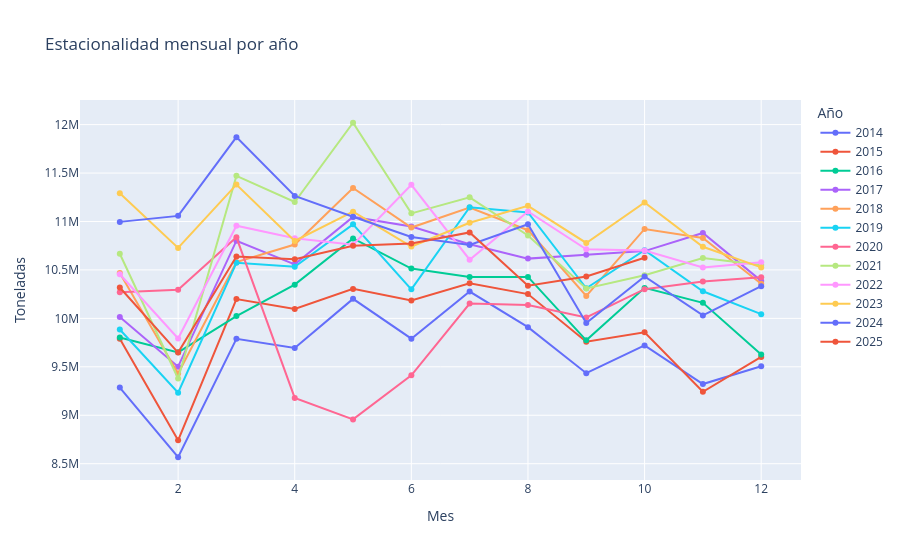

Notebook source saved alongside this figure:
### Code cell
import plotly.express as px # lo cabie a potly para que puedan verse mejor los datos, y se vean mejores las graficas

df_season = ts_m.to_frame(name='ton_netas')

df_season['anio'] = df_season.index.year
df_season['mes'] = df_season.index.month

fig = px.line(
    df_season,
    x='mes',
    y='ton_netas',
    color='anio',
    markers=True,
    title="Estacionalidad mensual por año",
    labels={'mes':'Mes','ton_netas':'Toneladas','anio':'Año'}
)

fig.show()

### Figure 1 — Plotly figure (JSON) as saved in the notebook; plotly's stock layout.template omitted (floating-point values rounded to 4 significant figures)
{"data": [{"hovertemplate": "Año=2014<br>Mes=%{x}<br>Toneladas=%{y}<extra></extra>", "legendgroup": "2014", "line": {"color": "#636efa", "dash": "solid"}, "marker": {"symbol": "circle"}, "mode": "lines+markers", "name": "2014", "orientation": "v", "showlegend": true, "type": "scatter", "x": [1, 2, 3, 4, 5, 6, 7, 8, 9, 10, 11, 12], "xaxis": "x", "y": [9286000.0, 8566000.0, 9789000.0, 9694000.0, 10200000.0, 9790000.0, 10280000.0, 9909000.0, 9434000.0, 9721000.0, 9322000.0, 9506000.0], "yaxis": "y"}, {"hovertemplate": "Año=2015<br>Mes=%{x}<br>Toneladas=%{y}<extra></extra>", "legendgroup": "2015", "line": {"color": "#EF553B", "dash": "solid"}, "marker": {"symbol": "circle"}, "mode": "lines+markers", "name": "2015", "orientation": "v", "showlegend": true, "type": "scatter", "x": [1, 2, 3, 4, 5, 6, 7, 8, 9, 10, 11, 12], "xaxis": "x", "y": [9791000.0, 8742000.0, 10200000.0, 10100000.0, 10300000.0, 10180000.0, 10360000.0, 10250000.0, 9758000.0, 9857000.0, 9242000.0, 9602000.0], "yaxis": "y"}, {"hovertemplate": "Año=2016<br>Mes=%{x}<br>Toneladas=%{y}<extra></extra>", "legendgroup": "2016", "line": {"color": "#00cc96", "dash": "solid"}, "marker": {"symbol": "circle"}, "mode": "lines+markers", "name": "2016", "orientation": "v", "showlegend": true, "type": "scatter", "x": [1, 2, 3, 4, 5, 6, 7, 8, 9, 10, 11, 12], "xaxis": "x", "y": [9802000.0, 9649000.0, 10020000.0, 10350000.0, 10830000.0, 10510000.0, 10430000.0, 10430000.0, 9773000.0, 10310000.0, 10160000.0, 9626000.0], "yaxis": "y"}, {"hovertemplate": "Año=2017<br>Mes=%{x}<br>Toneladas=%{y}<extra></extra>", "legendgroup": "2017", "line": {"color": "#ab63fa", "dash": "solid"}, "marker": {"symbol": "circle"}, "mode": "lines+markers", "name": "2017", "orientation": "v", "showlegend": true, "type": "scatter", "x": [1, 2, 3, 4, 5, 6, 7, 8, 9, 10, 11, 12], "xaxis": "x", "y": [10020000.0, 9501000.0, 10800000.0, 10560000.0, 11050000.0, 10950000.0, 10770000.0, 10620000.0, 10660000.0, 10690000.0, 10880000.0, 10390000.0], "yaxis": "y"}, {"hovertemplate": "Año=2018<br>Mes=%{x}<br>Toneladas=%{y}<extra></extra>", "legendgroup": "2018", "line": {"color": "#FFA15A", "dash": "solid"}, "marker": {"symbol": "circle"}, "mode": "lines+markers", "name": "2018", "orientation": "v", "showlegend": true, "type": "scatter", "x": [1, 2, 3, 4, 5, 6, 7, 8, 9, 10, 11, 12], "xaxis": "x", "y": [10470000.0, 9431000.0, 10580000.0, 10760000.0, 11350000.0, 10940000.0, 11140000.0, 10910000.0, 10230000.0, 10920000.0, 10830000.0, 10360000.0], "yaxis": "y"}, {"hovertemplate": "Año=2019<br>Mes=%{x}<br>Toneladas=%{y}<extra></extra>", "legendgroup": "2019", "line": {"color": "#19d3f3", "dash": "solid"}, "marker": {"symbol": "circle"}, "mode": "lines+markers", "name": "2019", "orientation": "v", "showlegend": true, "type": "scatter", "x": [1, 2, 3, 4, 5, 6, 7, 8, 9, 10, 11, 12], "xaxis": "x", "y": [9886000.0, 9233000.0, 10570000.0, 10530000.0, 10970000.0, 10300000.0, 11150000.0, 11090000.0, 10310000.0, 10700000.0, 10280000.0, 10040000.0], "yaxis": "y"}, {"hovertemplate": "Año=2020<br>Mes=%{x}<br>Toneladas=%{y}<extra></extra>", "legendgroup": "2020", "line": {"color": "#FF6692", "dash": "solid"}, "marker": {"symbol": "circle"}, "mode": "lines+markers", "name": "2020", "orientation": "v", "showlegend": true, "type": "scatter", "x": [1, 2, 3, 4, 5, 6, 7, 8, 9, 10, 11, 12], "xaxis": "x", "y": [10270000.0, 10300000.0, 10840000.0, 9179000.0, 8957000.0, 9412000.0, 10150000.0, 10140000.0, 10010000.0, 10300000.0, 10380000.0, 10420000.0], "yaxis": "y"}, {"hovertemplate": "Año=2021<br>Mes=%{x}<br>Toneladas=%{y}<extra></extra>", "legendgroup": "2021", "line": {"color": "#B6E880", "dash": "solid"}, "marker": {"symbol": "circle"}, "mode": "lines+markers", "name": "2021", "orientation": "v", "showlegend": true, "type": "scatter", "x": [1, 2, 3, 4, 5, 6, 7, 8, 9, 10, 11, 12], "xaxis": "x", "y": [10670000.0, 9379000.0, 11470000.0, 11200000.0, 12020000.0, 11080000.0, 11250000.0, 10860000.0, 10310000.0, 10450000.0, 10620000.0, 10550000.0], "yaxis": "y"}, {"hovertemplate": "Año=2022<br>Mes=%{x}<br>Toneladas=%{y}<extra></extra>", "legendgroup": "2022", "line": {"color": "#FF97FF", "dash": "solid"}, "marker": {"symbol": "circle"}, "mode": "lines+markers", "name": "2022", "orientation": "v", "showlegend": true, "type": "scatter", "x": [1, 2, 3, 4, 5, 6, 7, 8, 9, 10, 11, 12], "xaxis": "x", "y": [10460000.0, 9792000.0, 10960000.0, 10830000.0, 10760000.0, 11380000.0, 10610000.0, 11100000.0, 10710000.0, 10700000.0, 10530000.0, 10580000.0], "yaxis": "y"}, {"hovertemplate": "Año=2023<br>Mes=%{x}<br>Toneladas=%{y}<extra></extra>", "legendgroup": "2023", "line": {"color": "#FECB52", "dash": "solid"}, "marker": {"symbol": "circle"}, "mode": "lines+markers", "name": "2023", "orientation": "v", "showlegend": true, "type": "scatter", "x": [1, 2, 3, 4, 5, 6, 7, 8, 9, 10, 11, 12], "xaxis": "x", "y": [11290000.0, 10730000.0, 11380000.0, 10800000.0, 11100000.0, 10740000.0, 10990000.0, 11160000.0, 10780000.0, 11200000.0, 10740000.0, 10530000.0], "yaxis": "y"}, {"hovertemplate": "Año=2024<br>Mes=%{x}<br>Toneladas=%{y}<extra></extra>", "legendgroup": "2024", "line": {"color": "#636efa", "dash": "solid"}, "marker": {"symbol": "circle"}, "mode": "lines+markers", "name": "2024", "orientation": "v", "showlegend": true, "type": "scatter", "x": [1, 2, 3, 4, 5, 6, 7, 8, 9, 10, 11, 12], "xaxis": "x", "y": [11000000.0, 11060000.0, 11870000.0, 11260000.0, 11050000.0, 10840000.0, 10760000.0, 10970000.0, 9953000.0, 10430000.0, 10030000.0, 10330000.0], "yaxis": "y"}, {"hovertemplate": "Año=2025<br>Mes=%{x}<br>Toneladas=%{y}<extra></extra>", "legendgroup": "2025", "line": {"color": "#EF553B", "dash": "solid"}, "marker": {"symbol": "circle"}, "mode": "lines+markers", "name": "2025", "orientation": "v", "showlegend": true, "type": "scatter", "x": [1, 2, 3, 4, 5, 6, 7, 8, 9, 10], "xaxis": "x", "y": [10320000.0, 9647000.0, 10640000.0, 10610000.0, 10750000.0, 10770000.0, 10890000.0, 10340000.0, 10430000.0, 10630000.0], "yaxis": "y"}], "layout": {"legend": {"title": {"text": "Año"}, "tracegroupgap": 0}, "title": {"text": "Estacionalidad mensual por año"}, "xaxis": {"anchor": "y", "domain": [0, 1], "title": {"text": "Mes"}}, "yaxis": {"anchor": "x", "domain": [0, 1], "title": {"text": "Toneladas"}}}}
